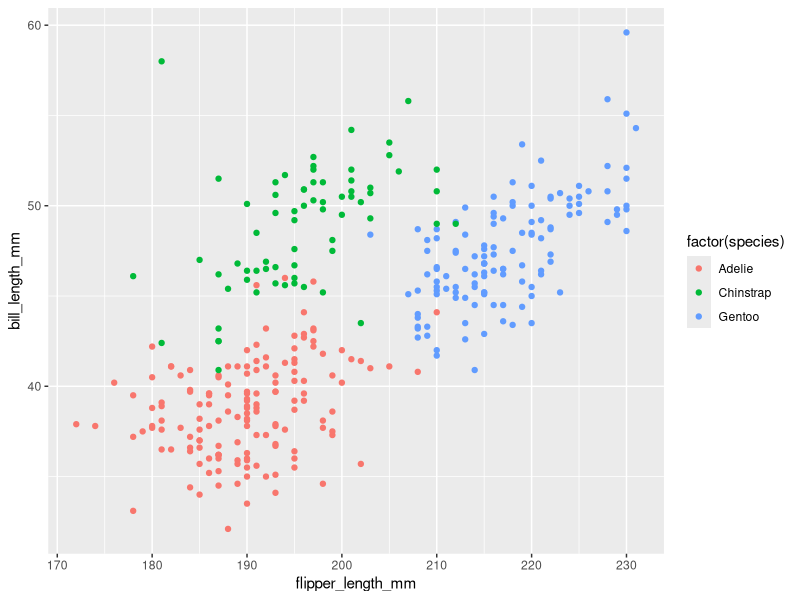
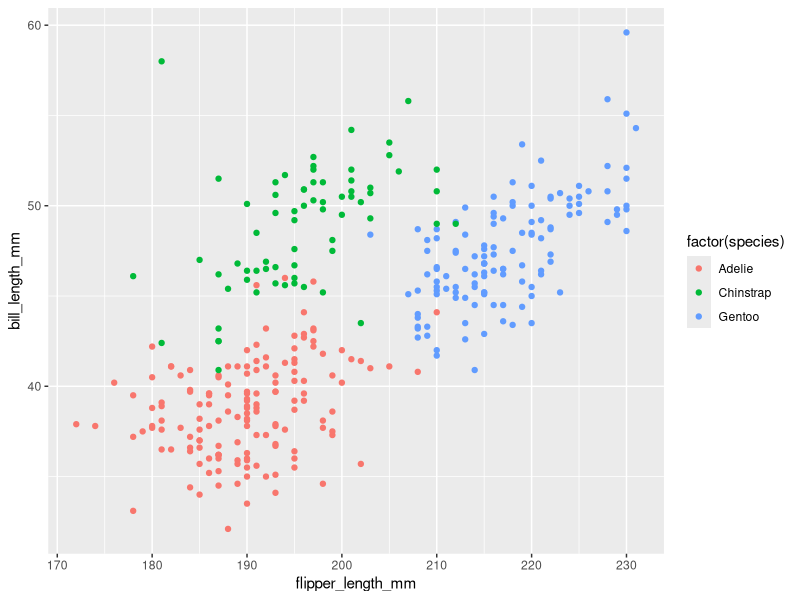

Reproduce these figures in R, in order.
## ---- chunk 1
library(tidyverse)
## ---- chunk 2
data("penguins", package = "palmerpenguins")
## ---- chunk 3
ggplot(penguins, 
       aes(x = flipper_length_mm, y = bill_length_mm, 
           colour = factor(species))) + geom_point()
ggsave("scatterplot of hw1.pdf", height = 4, width = 6)
## ---- chunk 4
set.seed(1)
p2_df <- tibble(
  norm_sample = rnorm(10),
  norm_logical = norm_sample > 0,
  vec_char = c("a", "b", "c", "d", "e", "f", "g", "h", "i", "j"),
  vec_factor = factor(c("group 1", "group 2", "group 3", "group 3", "group 3", "group 2", "group 1", "group 1", "group 3", "group 1"))
)
## ---- chunk 5
mean_sample = mean(pull(p2_df, norm_sample))
mean_logical = mean(pull(p2_df, norm_logical))
mean_char = mean(pull(p2_df, vec_char))
mean_factor = mean(pull(p2_df, vec_factor))
